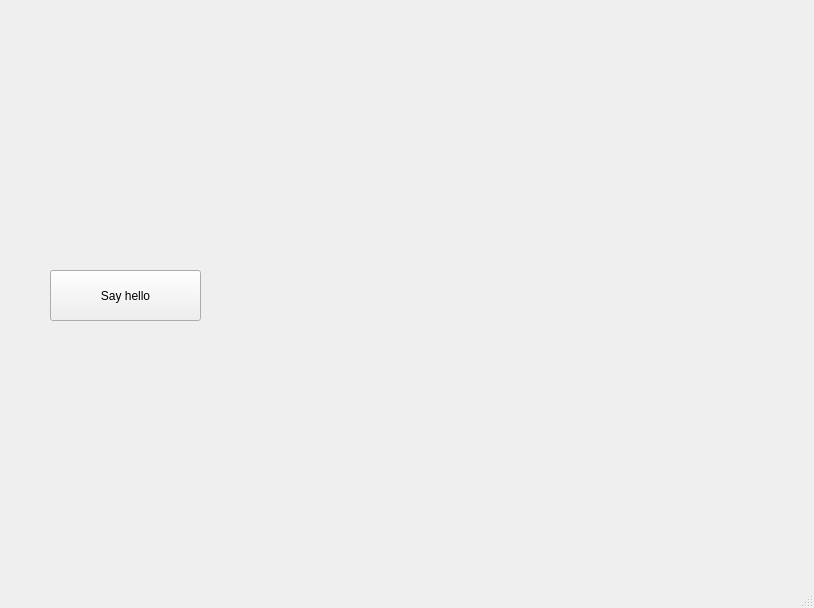
<?xml version="1.0" encoding="UTF-8"?>
<ui version="4.0">
 <class>MainWindow</class>
 <widget class="QMainWindow" name="MainWindow">
  <property name="geometry">
   <rect>
    <x>0</x>
    <y>0</y>
    <width>814</width>
    <height>608</height>
   </rect>
  </property>
  <property name="windowTitle">
   <string>MainWindow</string>
  </property>
  <widget class="QWidget" name="centralwidget">
   <widget class="QPushButton" name="btn">
    <property name="geometry">
     <rect>
      <x>50</x>
      <y>270</y>
      <width>151</width>
      <height>51</height>
     </rect>
    </property>
    <property name="text">
     <string>Say hello</string>
    </property>
   </widget>
   <widget class="QLabel" name="lblDisplay">
    <property name="geometry">
     <rect>
      <x>220</x>
      <y>260</y>
      <width>271</width>
      <height>71</height>
     </rect>
    </property>
    <property name="text">
     <string/>
    </property>
   </widget>
  </widget>
  <widget class="QMenuBar" name="menubar">
   <property name="geometry">
    <rect>
     <x>0</x>
     <y>0</y>
     <width>814</width>
     <height>21</height>
    </rect>
   </property>
  </widget>
  <widget class="QStatusBar" name="statusbar"/>
 </widget>
 <resources/>
 <connections/>
</ui>
